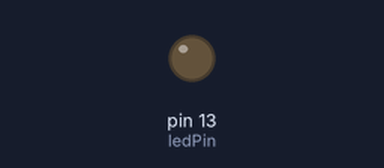
The sketch below on a simulated Arduino Uno, built with avr-gcc and run on an emulated ATmega328P. Shown: output pins drawn as LEDs (lit = HIGH).

Above: at 1.28 s.
At 14.0 s:
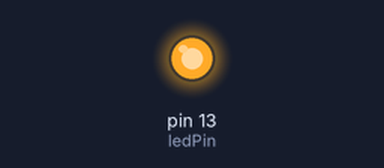
Timing chart, 0 to 14.6 s (numbered marks = the images above):
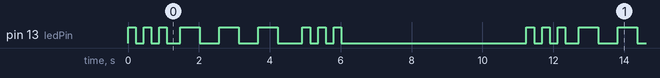

The sketch:

morseovka_SOS.ino
```cpp
int ledPin = 13;

void setup() {
// nastavíme ledPin (pin číslo 13) ako výstupný
pinMode(ledPin, OUTPUT);
}

void loop() {
// 3 krátke '...' v morseovej abecede písmeno 'S'
for(int i=0; i<3; i++){
digitalWrite(ledPin, HIGH);
delay(220);
digitalWrite(ledPin, LOW);
delay(220);
}

delay(150); //čakáme 100 milisekúnd
// 3 dlhé '---' v morseovej abecede písmeno 'O'
for(int i=0; i<3; i++){
digitalWrite(ledPin, HIGH);
delay(550);
digitalWrite(ledPin, LOW);
delay(550);
}

  delay(150);//zase čakáme 100 milisekúnd
//a zase 3 krátke '...' teda 'S'
for(int i=0; i<3; i++){
digitalWrite(ledPin, HIGH);
delay(220);
digitalWrite(ledPin, LOW);
delay(220);
}
delay(5000);//celý cyklus sa spustí znova po 5 sekundách
}
```

Measured:
- by itself, pin 13 (ledPin): repeats every 11.2 s: 2 × (LOW 0.22 s, HIGH 0.22 s), LOW 0.37 s, 2 × (HIGH 0.55 s, LOW 0.55 s), HIGH 0.55 s, LOW 0.70 s, 2 × (HIGH 0.22 s, LOW 0.22 s), HIGH 0.22 s, LOW 5.2 s, HIGH 0.22 s
- by itself, everything shown: repeats every 11.2 s, in 18 steps
